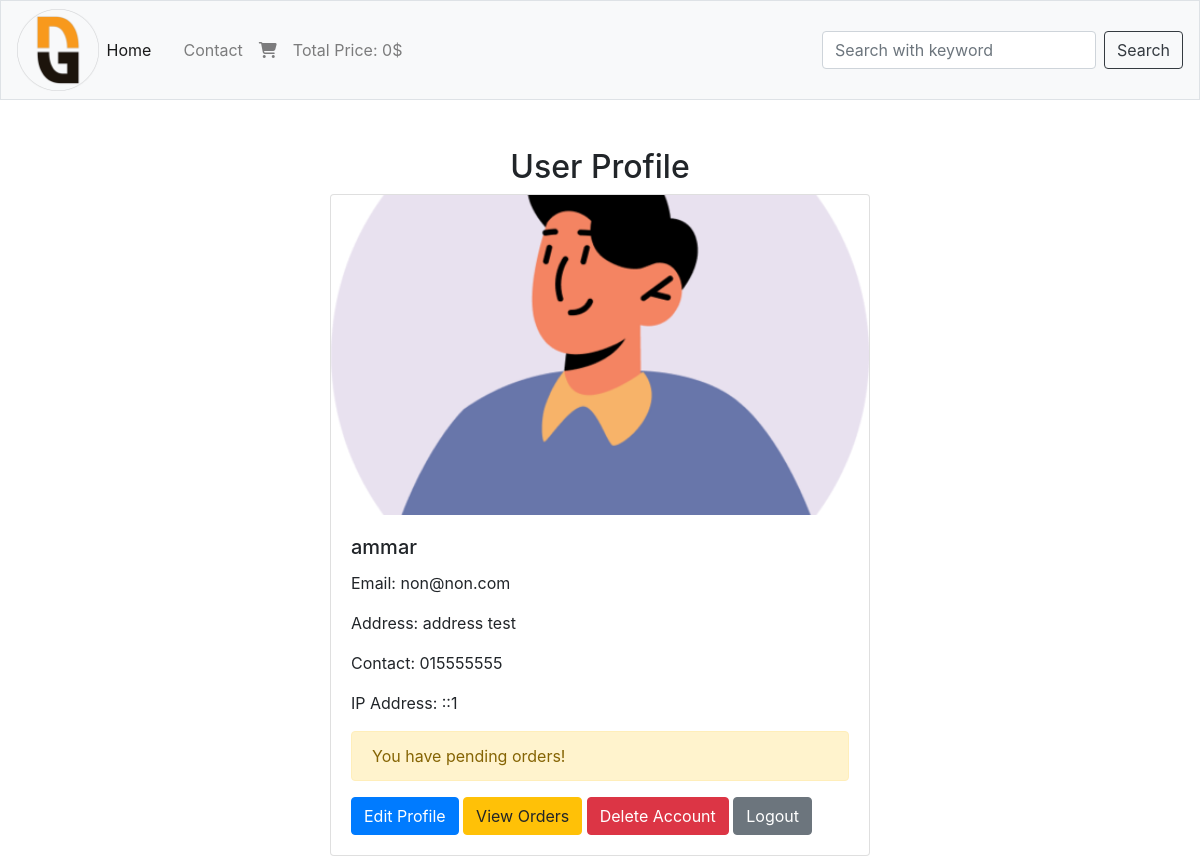
Page /users/profile.php (signed in) on the committed database.
### tables this page shows
CREATE TABLE `users` (
  `usr_id` int(11) NOT NULL,
  `usr_name` varchar(100) NOT NULL,
  `usr_password` varchar(255) NOT NULL,
  `usr_email` varchar(100) NOT NULL,
  `usr_img` varchar(255) NOT NULL,
  `usr_address` varchar(200) NOT NULL,
  `usr_contact` varchar(100) NOT NULL,
  `usr_ip` varchar(100) NOT NULL
);

### users/profile.php (the view, shortened to what this page needs)
<?php
include("../includes/connect.php");
$usr_id = isset($_SESSION['usr_id']) ? $_SESSION['usr_id'] : 0;
$usr_name = isset($_SESSION['usr_name']) ? $_SESSION['usr_name'] : 0;
$sql = "SELECT * FROM users WHERE usr_id = ?";
$stmt = $con->prepare($sql);
$stmt->bind_param("i", $usr_id);
$stmt->execute();
$result = $stmt->get_result();
$user = $result->fetch_assoc();
if ($user) {
    $usr_name = $user['usr_name'];
    $usr_email = $user['usr_email'];
    $usr_img = $user['usr_img'];
    $usr_address = $user['usr_address'];
    $usr_contact = $user['usr_contact'];
    $usr_ip = $user['usr_ip'];
} else {
    echo "User not found.";
    exit;
}
$sql = "SELECT * FROM orders WHERE usr_id = ? AND order_status = 'pending'";
$stmt = $con->prepare($sql);
$stmt->bind_param("i", $usr_id);
$stmt->execute();
$result = $stmt->get_result();
$orders = $result->fetch_assoc();
?>
<!DOCTYPE html>
<html lang="en" class="h-100">
<head>
    <link rel="stylesheet" href="https://cdn.jsdelivr.net/npm/bootstrap@4.6.2/dist/css/bootstrap.min.css">
    <link rel="stylesheet" href="https://cdnjs.cloudflare.com/ajax/libs/font-awesome/6.7.2/css/all.min.css" />
    <link rel="stylesheet" href="../style.css">
</head>
<body>
    <nav class=" navbar navbar-expand-lg navbar-light border bg-light">
        <img class="logo" src="../images/ng.png" alt="logo">
        <div class="collapse navbar-collapse" id="navbarSupportedContent">
            <ul class="navbar-nav mr-auto ">
                <li class="nav-item active">
                    <a class="nav-link" href="../index.php">Home <span class="sr-only">(current)</span></a>
                </li>
                <li class="nav-item">
                    <a class="nav-link" href="./register.php">
                    </a>
                </li>
                <li class="nav-item">
                    <a class="nav-link" href="#">Contact</a>
                </li>
                <li class="nav-item">
                    <a class="nav-link" href="../cart.php"><i class="fa-solid fa-cart-shopping"></i>
                    </a>
                </li>
                <li class="nav-item">
                    <a class="nav-link" href="#">Total Price: <?php print_r(get_cart_total() . "$")  ?></a>
                </li>
            </ul>
            <form class="form-inline my-2 my-lg-0">
                <input class="form-control mr-sm-2" type="search" placeholder="Search with keyword" aria-label="Search" name="keywords">
                <input type="submit" value="Search" class="btn btn-outline-dark">
            </form>
        </div>
    </nav>
    <div class="container container-fluid my-5">
        <h2 class="text-center">User Profile</h2>
        <div class="row align-items-center justify-content-center">
            <div class="col-md-8 col-xl-6">
                <div class="card single-product">
                    <img src="./users_images/<?php echo $usr_img; ?>" class="card-img-top" alt="user image">
                    <div class="card-body">
                        <h5 class="card-title">
                            <?php echo $usr_name; ?>
                        </h5>
                        <p class="card-text">Email: <?php echo $usr_email; ?></p>
                        <p class="card-text">Address: <?php echo $usr_address; ?></p>
                        <p class="card-text">Contact: <?php echo $usr_contact; ?></p>
                        <p class="card-text">IP Address: <?php echo $usr_ip; ?></p>
                        <?php
                        if ($orders) {
                            echo '<div class="alert alert-warning" role="alert">
                            You have pending orders! </div>';
                        } else {
                            echo '<div class="alert alert-success" role="alert">
                            You have no pending orders! </div>';
                        }
                        ?>
                        <a href="./edit_profile.php" class="btn btn-primary">Edit Profile</a>
                        <a href="./view_orders.php" class="btn btn-warning">View Orders</a>
                        <a href="./delete_account.php" class="btn btn-danger">Delete Account</a>
                        <a href="./logout.php" class="btn btn-secondary">Logout</a>
                    </div>
                </div>
            </div>
        </div>
    </div>
</body>
</html>

### style.css (style rules this page uses)
* { margin: 0; padding: 0; box-sizing: border-box; }
img.logo { width: 7%; }
.card-img-top { width: 100%; height: 320px; object-fit: cover; }

### rows in the picture
users: usr_img (picture), usr_name "ammar", usr_email "non@non.com", usr_address "address test", usr_contact "015555555", usr_ip "::1"
